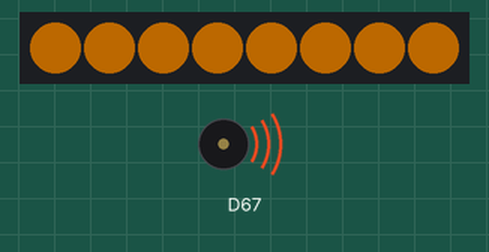
A sketch run on a simulated Arduino Uno R4 WiFi. Parts: 8 RGB LEDs in strip order, left to right, buzzer (waves = sounding). Dim RGB values are drawn brighter than linear.

Above: at 0.6 s.
At 7.9 s:
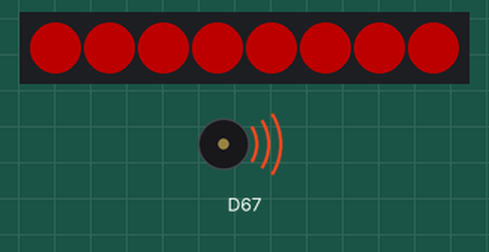
At 13.44 s:
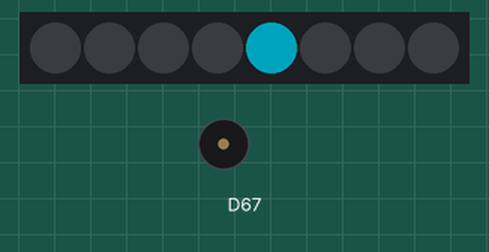
At 20.6 s:
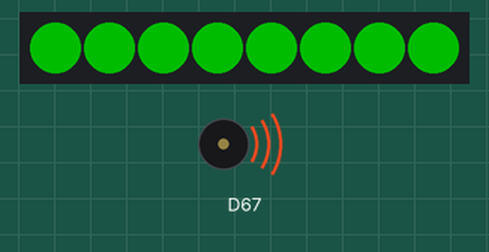
At 33.6 s:
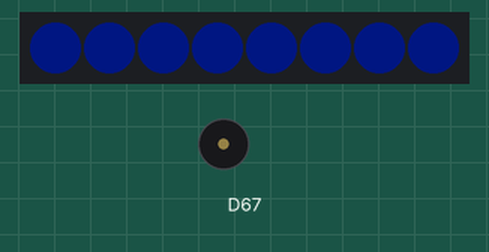
At 39.4 s:
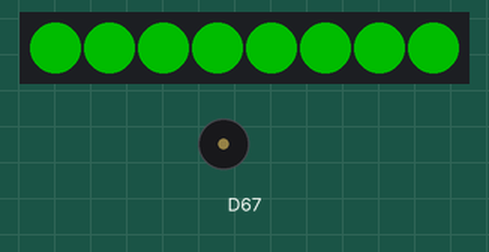
Timing chart, 0 to 40.0 s (numbered marks = the images above):
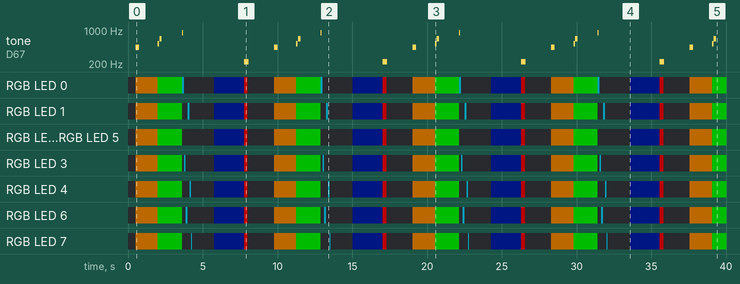

The sketch:

sketch.ino
```cpp
#include <Arduino.h>
#include <Modulino.h>

ModulinoPixels pixels;
ModulinoBuzzer buzzer;

// Modulino Industrial Andon Color Palette from README
const ModulinoColor C_PAUSE(255, 140, 0); // Solid Industrial Amber
const ModulinoColor C_OK(0, 255, 0);      // Solid Pure Green
const ModulinoColor C_SKIP(0, 220, 255);  // Process Cyan
const ModulinoColor C_IDLE(0, 15, 80);    // Dim Cobalt Baseline
const ModulinoColor C_FAULT(255, 0, 0);   // Emergency Red
const ModulinoColor C_OFF(0, 0, 0);

const uint8_t NUM_PIX = 8;
const uint8_t BRIGHT_STD = 30; // 30% brightness to keep bus current within specs
const uint8_t BRIGHT_DIM = 8;  // Baseline idle brightness

void setAllPixels(const ModulinoColor& color, uint8_t brightness)
{
    for (uint8_t i = 0; i < NUM_PIX; i++)
    {
        pixels.set(i, color, brightness);
    }
    pixels.show();
}

void clearPixels()
{
    pixels.clear();
    pixels.show();
}

void setup()
{
    Serial.begin(115200);

    // Initialize underlying I2C Wire driver on Qwiic bus
    Modulino.begin();

    if (!pixels.begin())
    {
        Serial.println("Error: Modulino Pixels failed to initialize.");
    }

    if (!buzzer.begin())
    {
        Serial.println("Error: Modulino Buzzer failed to initialize.");
    }

    clearPixels();
    delay(500);
}

void loop()
{
    // =========================================================================
    // State 1: PAUSE / HOLD (Solid Industrial Amber, Low Caution Tone 440 Hz)
    // =========================================================================
    setAllPixels(C_PAUSE, BRIGHT_STD);
    buzzer.tone(440, 250);
    delay(1500);

    // =========================================================================
    // State 2: CONFIRM / ACK (Solid Pure Green, Rising Chime 523 Hz -> 659 Hz)
    // =========================================================================
    setAllPixels(C_OK, BRIGHT_STD);
    buzzer.tone(523, 100);
    delay(120);
    buzzer.tone(659, 150);
    delay(1500);

    // =========================================================================
    // State 3: SKIP / ADVANCE (Process Cyan Chase, Rapid Pip 880 Hz)
    // =========================================================================
    buzzer.tone(880, 80);
    // Dynamic lateral swipe animation across all 8 LEDs
    for (uint8_t loopCount = 0; loopCount < 2; loopCount++)
    {
        for (uint8_t i = 0; i < NUM_PIX; i++)
        {
            pixels.clear();
            pixels.set(i, C_SKIP, BRIGHT_STD);
            pixels.show();
            delay(40);
        }
    }
    clearPixels();
    delay(1500);

    // =========================================================================
    // State 4: MONITORING / IDLE (Dim Cobalt Baseline, Silent)
    // =========================================================================
    setAllPixels(C_IDLE, BRIGHT_DIM);
    buzzer.noTone();
    delay(2000);

    // =========================================================================
    // State 5: REJECT / FAULT (Strobe Emergency Red, Error Buzz 220 Hz)
    // =========================================================================
    buzzer.tone(220, 300);
    for (uint8_t flash = 0; flash < 3; flash++)
    {
        setAllPixels(C_FAULT, BRIGHT_STD);
        delay(80);
        clearPixels();
        delay(80);
    }
    delay(1500);
}
```

Measured:
- by itself, RGB LED 2, RGB LED 5: repeats every 9.3 s: RGB(0, 76, 0) 1.6 s, off 2.2 s, RGB(0, 1, 6) 2.0 s, RGB(76, 0, 0) 0.24 s, off 1.7 s, RGB(76, 42, 0) 1.5 s
- by itself, RGB LED 0: repeats every 9.3 s: RGB(0, 76, 0) 1.6 s, RGB(0, 66, 76) 0.12 s, off 2.0 s, RGB(0, 1, 6) 2.0 s, RGB(76, 0, 0) 0.24 s, off 1.7 s, RGB(76, 42, 0) 1.5 s
- what the display in image 0 shows lasts 1.5 s, from 0.5 s to 2.0 s
- what the display in image 4 shows lasts 2.0 s, from 33.6 s to 35.6 s
